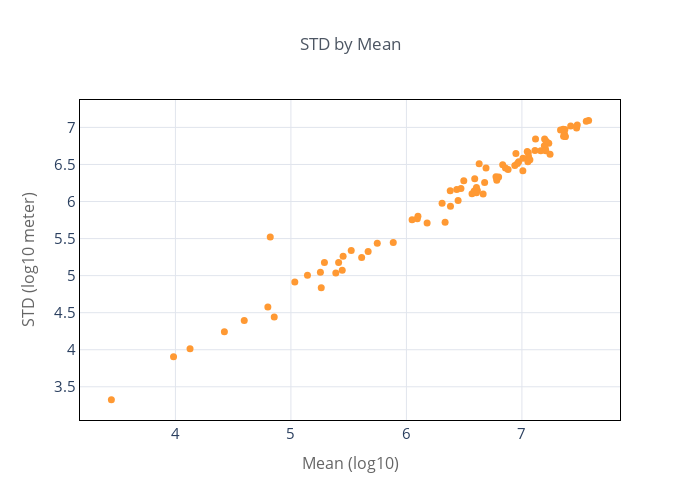

Write notebook code for a chart like this one.
### Code cell
stats_c['mean_log10'] = stats_c['mean'].apply(np.log10)
stats_c.set_index('mean_log10')['std_log10'].iplot(
    mode='markers', size=7, theme='custom', title='STD by Mean',
                          xTitle='Mean (log10)', yTitle='STD (log10 meter)')

### Figure 1 — Plotly figure (JSON) as saved in the notebook; plotly's stock layout.template omitted (floating-point values rounded to 4 significant figures)
{"data": [{"line": {"color": "rgba(255, 153, 51, 1.0)", "dash": "solid", "shape": "linear", "width": 2}, "marker": {"size": 7, "symbol": "circle"}, "mode": "markers", "name": "std_log10", "text": "", "type": "scatter", "x": [6.614, 6.606, 6.948, 4.596, 4.821, 7.069, 7.163, 3.446, 7.046, 5.452, 6.568, 7.203, 7.055, 6.63, 6.664, 3.984, 4.856, 6.497, 5.612, 5.522, 5.034, 6.335, 5.669, 5.389, 7.196, 7.232, 5.886, 5.444, 7.357, 6.435, 7.375, 4.424, 7.113, 7.578, 6.972, 6.775, 6.591, 6.833, 5.748, 5.263, 6.88, 6.939, 6.381, 7.194, 4.127, 5.143, 7.368, 6.1, 6.782, 7.008, 4.8, 7.375, 7.334, 5.413, 6.587, 5.255, 7.422, 6.689, 7.244, 7.052, 7.36, 7.473, 6.179, 7.372, 6.379, 7.479, 6.858, 6.049, 7.21, 6.677, 6.094, 6.798, 7.557, 7.058, 6.607, 6.961, 6.448, 6.309, 6.78, 7.118, 7.207, 6.472, 5.29, 7.009], "y": [6.15, 6.118, 6.647, 4.396, 5.52, 6.563, 6.686, 3.327, 6.674, 5.261, 6.105, 6.713, 6.659, 6.509, 6.1, 3.906, 4.443, 6.279, 5.246, 5.338, 4.913, 5.721, 5.324, 5.036, 6.845, 6.788, 5.448, 5.071, 6.975, 6.162, 6.877, 4.242, 6.69, 7.095, 6.535, 6.334, 6.308, 6.496, 5.436, 4.835, 6.432, 6.485, 5.937, 6.752, 4.014, 5.005, 6.91, 5.802, 6.288, 6.416, 4.576, 6.877, 6.964, 5.176, 6.143, 5.047, 7.018, 6.454, 6.639, 6.538, 6.88, 6.991, 5.71, 6.973, 6.144, 7.034, 6.454, 5.754, 6.812, 6.257, 5.768, 6.332, 7.082, 6.603, 6.188, 6.513, 6.015, 5.977, 6.326, 6.844, 6.685, 6.176, 5.176, 6.583]}], "layout": {"height": 500, "legend": {"bgcolor": "#FFFFFF", "bordercolor": "#444444", "borderwidth": 0, "font": {"size": 12}, "itemclick": "toggle", "itemdoubleclick": "toggleothers", "itemsizing": "trace", "traceorder": "normal"}, "paper_bgcolor": "#FFFFFF", "plot_bgcolor": "#FFFFFF", "title": {"font": {"color": "#4D5663", "size": 17}, "text": "STD by Mean", "x": 0.5}, "width": 700, "xaxis": {"automargin": true, "gridcolor": "#E1E5ED", "linecolor": "#000000", "mirror": "ticks", "showline": true, "tickfont": {"size": 15}, "title": {"font": {"color": "#666666", "size": 16}, "text": "Mean (log10)"}, "zerolinecolor": "#000000", "zerolinewidth": 2}, "yaxis": {"automargin": true, "gridcolor": "#E1E5ED", "linecolor": "#000000", "mirror": "ticks", "showline": true, "tickfont": {"size": 15}, "title": {"font": {"color": "#666666", "size": 16}, "text": "STD (log10 meter)"}, "zerolinecolor": "#000000", "zerolinewidth": 2}}}
